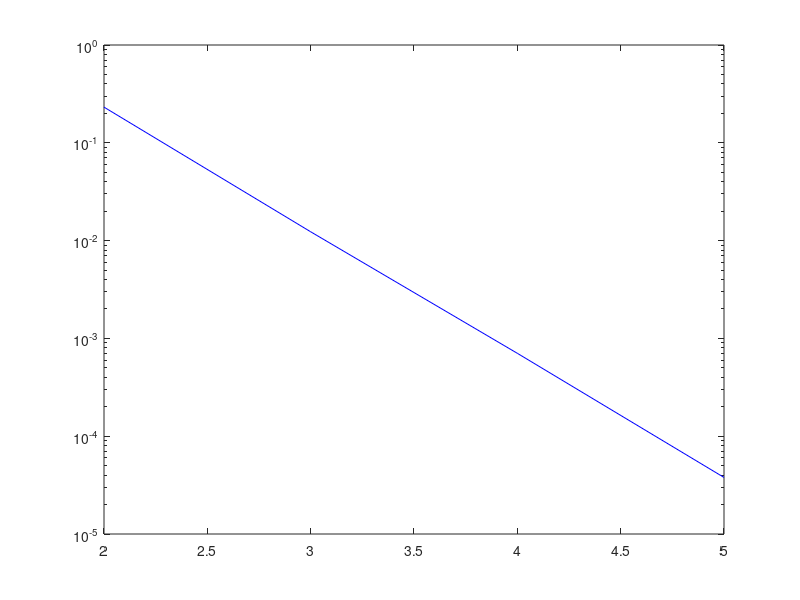
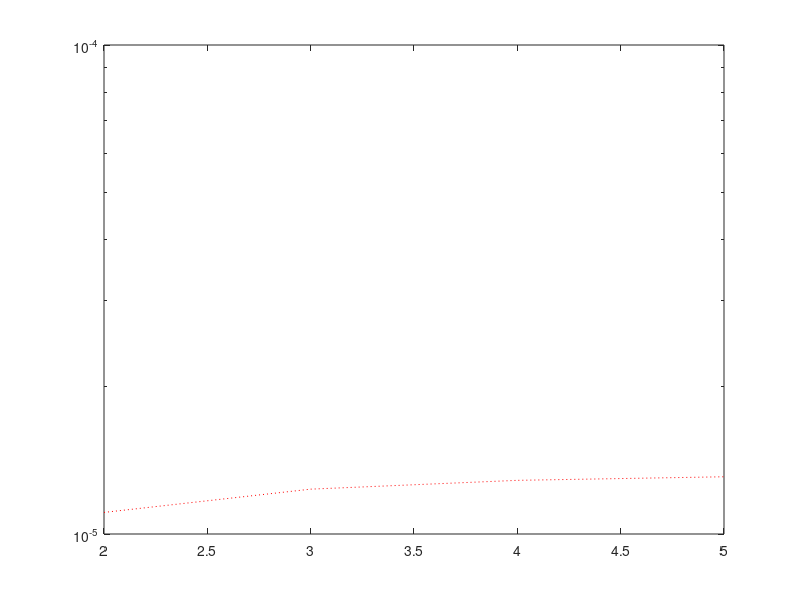

These charts were generated, in order, by the following MATLAB code:
%5a
p1=1/(1+(8/600)+(8/600)*(5/200)+(8/600)*(5/200)*(2/50)+(8/600)*(5/200)*(2/50)*(1/5));
p2=(8/600)/(1+(8/600)+(8/600)*(5/200)+(8/600)*(5/200)*(2/50)+(8/600)*(5/200)*(2/50)*(1/5));
p3=(8/600)*(5/200)/(1+(8/600)+(8/600)*(5/200)+(8/600)*(5/200)*(2/50)+(8/600)*(5/200)*(2/50)*(1/5));
p4=(8/600)*(5/200)*(2/50)/(1+(8/600)+(8/600)*(5/200)+(8/600)*(5/200)*(2/50)+(8/600)*(5/200)*(2/50)*(1/5));
p5=(8/600)*(5/200)*(2/50)*(1/5)/(1+(8/600)+(8/600)*(5/200)+(8/600)*(5/200)*(2/50)+(8/600)*(5/200)*(2/50)*(1/5));

n=[2 3 4 5];
p1e=(1-(1*10^0*(1-10^-6)^(64*8))).^n;
p2e=(1-(1*10^0*(1-10^-5)^(64*8))).^n;
p3e=(1-(1*10^0*(1-10^-4)^(64*8))).^n;
p4e=(1-(1*10^0*(1-10^-3)^(64*8))).^n;
p5e=(1-(1*10^0*(1-10^-2)^(64*8))).^n;

pErr1=((p1e.*p1)+(p2e.*p2)+(p3e.*p3))./((p1e.*p1)+(p2e.*p2)+(p3e.*p3)+(p4e.*p4)+(p5e.*p5));

figure(1)
semilogy(n,pErr1,'b-')

%5b
p1n=1-p1e;
p2n=1-p2e;
p3n=1-p3e;
p4n=1-p4e;
p5n=1-p5e;

pErr2=((p4n.*p4)+(p5n.*p5))./((p1n.*p1)+(p2n.*p2)+(p3n.*p3)+(p4n.*p4)+(p5n.*p5));

figure(2)
semilogy(n,pErr2,'r:')

%5c